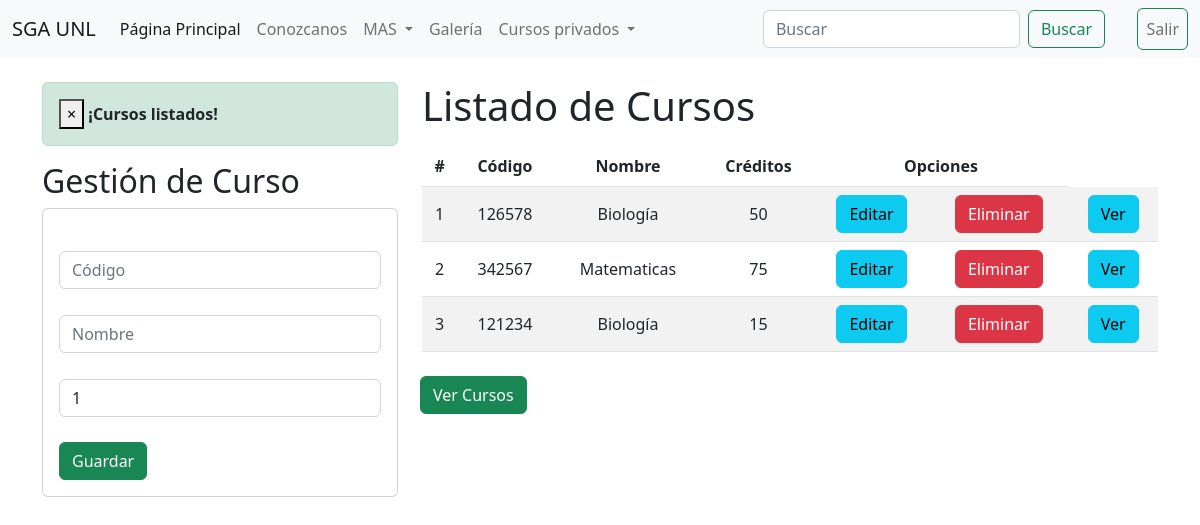
Page /tareas/ on the committed database.
### APPAdministrarTareas/models.py (models this page shows, shortened)
class Curso(models.Model):
    codigo = models.CharField(primary_key=True, max_length=6)
    nombre = models.CharField(max_length=50)
    creditos = models.PositiveSmallIntegerField()

### APPAdministrarTareas/views.py (the view)
# urls.py: path('', views.home),
def home(request):
    cursosListados = Curso.objects.all()
    messages.success(request, '¡Cursos listados!')
    return render(request, "gestionCursos.html", {"cursos": cursosListados})

### APPAdministrarTareas/templates/gestionCursos.html (shortened to what this page needs)
{% extends "./base.html" %}
{% block body %}
<div class="row">
    <div class="col-sm-12 col-md-6 col-lg-4 col-xl-4">
        {% if messages %}
        {% for message in messages %}
        <div class="alert alert-dismissible alert-success">
            <button type="button" class="close" data-dismiss="alert">&times;</button>
            <strong class="text-dark">{{ message }}</strong>
        </div>
        {% endfor %}
        {% endif %}
        <h2>Gestión de Curso</h2>
        <div class="card">
            <div class="card-body">
                <form action="/tareas/registrarCurso/" method="POST">{% csrf_token %}
                    <div class="form-group" style="margin-top: 8%;">
                        <input type="text" id="txtCodigo" name="txtCodigo" class="form-control" placeholder="Código"
                            minlength="6" maxlength="6" required>
                    </div>
                    <div class="form-group" style="margin-top: 8%;" >
                        <input type="text" id="txtNombre" name="txtNombre" class="form-control" placeholder="Nombre"
                            maxlength="50" required>
                    </div>
                    <div class="form-group" style="margin-top: 8%;">
                        <input type="text" id="numCreditos" name="numCreditos" class="form-control" min="1" max="9"
                            value="1" required>
                    </div>
                    <div class="form-group" style="margin-top: 8%;">
                        <button type="submit" class="btn btn-success btn-block text-white">Guardar</button>
                    </div>
                </form>
            </div>
        </div>
    </div>
    <div class="col-sm-12 col-md-6 col-lg-8 col-xl-8">
        <h1>Listado de Cursos</h1>
        <div class="table-responsive py-2">
            <table class="table table-striped">
                <thead>
                    <tr>
                        <th>#</th>
                        <th>Código</th>
                        <th>Nombre</th>
                        <th>Créditos</th>
                        <th colspan="2">Opciones</th>
                    </tr>
                </thead>
                <tbody>
                    {% for c in cursos %}
                    <tr>
                        <td>{{forloop.counter}}</td>
                        <td>{{c.codigo}}</td>
                        <td>{{c.nombre}}</td>
                        <td>{{c.creditos}}</td>
                        <td><a href="/tareas/edicionCurso/{{c.codigo}}" class="btn btn-info">Editar</a></td>
                        <td><a href="/tareas/eliminarCurso/{{c.codigo}}" class="btn btn-danger btnEliminacion">Eliminar</a></td>
                        <td><a href="/tareas/verCurso/{{c.codigo}}" class="btn btn-info">Ver</a></td>
                    </tr>
                    {% endfor %}
                </tbody>
            </table>
        </div>
        <div class="row" colspan="2">
            <div style="width: 100%; float:left; padding-left: 10px; margin-top: 0%;">
                <a href="/tareas/listadoCursos/" type="button" class="btn btn-success btn-block text-white">Ver Cursos</a>
             </div>
        </div>
    </div>
</div>
{% endblock %}

### APPAdministrarTareas/templates/base.html (shortened to what this page needs)
{% load static %}
<!DOCTYPE html>
<html lang="en">
  <head>
    <link
      href="https://cdn.jsdelivr.net/npm/bootstrap@5.2.2/dist/css/bootstrap.min.css"
      rel="stylesheet"
    />
    <link rel="stylesheet" href="{% static '/css/gestionCursos.css' %}" />
  </head>
  <body>
    <nav class="navbar navbar-expand-lg bg-light">
      <div class="container-fluid">
        <a class="navbar-brand" href="#">SGA UNL</a>
        <div class="collapse navbar-collapse" id="navbarSupportedContent">
          <ul class="navbar-nav me-auto mb-2 mb-lg-0">
            <li class="nav-item">
              <a class="nav-link active" aria-current="page" href="/"
                >Página Principal</a
              >
            </li>
            <li class="nav-item">
              <a class="nav-link" href="/tareas/contacto/">Conozcanos</a>
            </li>
            <li class="nav-item dropdown">
              <a
                class="nav-link dropdown-toggle"
                href="#"
                role="button"
                data-bs-toggle="dropdown"
                aria-expanded="false"
              >
                MAS
              </a>
            </li>
            <li class="nav-item">
              <a class="nav-link" href="#">Galería</a>
            </li>
            <li class="nav-item dropdown">
              <a
                class="nav-link dropdown-toggle"
                href="#"
                role="button"
                data-bs-toggle="dropdown"
                aria-expanded="false"
              >
                Cursos privados
              </a>
            </li>
          </ul>
          <form class="d-flex" role="search">
            <input
              class="form-control me-2"
              type="search"
              placeholder="Buscar"
              aria-label="Search"
            />
            <button class="btn btn-outline-success" type="submit">
              Buscar
            </button>
          </form>
          <ul class="navbar-nav" style="padding-left: 3%;">
            <li class="nav-item  card-body">
              <a class="nav-link btn btn-outline-success" aria-current="page" href="/"
                >Salir
              </a>
            </li>
          </ul>
        </div>
      </div>
    </nav>
    <div class="container py-4">{% block body %} {% endblock %}</div>
  </body>
</html>

### APPAdministrarTareas/static/css/gestionCursos.css (style rules this page uses)
th, td { text-align: center; vertical-align: middle; }

### rows in the picture
Curso: codigo "126578", nombre "Biología", creditos "50"
Curso: codigo "342567", nombre "Matematicas", creditos "75"
Curso: codigo "121234", nombre "Biología", creditos "15"

### other values in the picture
{{ message }} "¡Cursos listados!"
